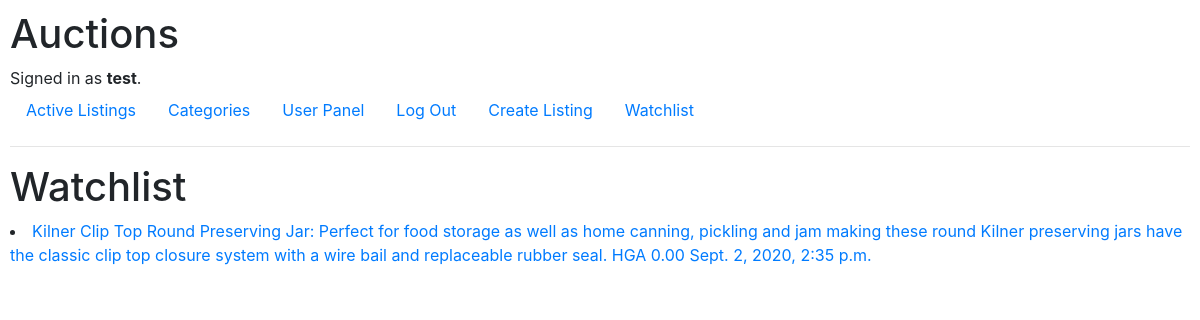
Screenshot of /watchlist (signed in) with the database file from the repository.
### auctions/models.py (models this page shows, shortened)
class User(AbstractUser):
    pass

class Auction(models.Model):
    MOTORS = "MOT"
    FASHINON = "FAS"
    ELECTRONICS = "ELE"
    COLLECTIBLES_ARTS = "ART"
    HOME_GARDES = "HGA"
    SPORTING_GOODS = "SPO"
    TOYS = "TOY"
    BUSSINES_INDUSTRIAL = "BUS"
    MUSIC = "MUS"
    CATEGORY = [
        (MOTORS, "Motors"),
        (FASHINON, "Fashion"),
        (ELECTRONICS, "Electronics"),
        (COLLECTIBLES_ARTS, "Collectibles & Art"),
        (HOME_GARDES, "Home & Garden"),
        (SPORTING_GOODS, "Sporting Goods"),
        (TOYS, "Toys"),
        (BUSSINES_INDUSTRIAL, "Business & Industrial"),
        (MUSIC, "Music"),
    ]
    seller = models.ForeignKey(User, on_delete=models.CASCADE)
    title = models.CharField(max_length=64, blank=False)
    description = models.TextField(blank=True)
    current_price = models.DecimalField(max_digits=11, decimal_places=2, default=0.0)
    category = models.CharField(max_length=3, choices=CATEGORY, default=MOTORS)
    image_url = models.URLField(blank=True)
    publication_date = models.DateTimeField(auto_now_add=True)
    closed = models.BooleanField(default=False)
    class Meta:
        verbose_name = "auction"
        verbose_name_plural = "auctions"

### auctions/views.py (the view, shortened to what this page needs)
# urls.py: path("watchlist", views.watchlist, name="watchlist"),
@login_required(login_url="auctions:login")
def watchlist(request):
    watchlist_auctions_ids = User.objects.get(id=request.user.id).watchlist.values_list("auction")
    watchlist_items = Auction.objects.filter(id__in=watchlist_auctions_ids, closed=False)
    return render(request, "auctions/watchlist.html", {
        "watchlist_items": watchlist_items
    })

### auctions/templates/auctions/watchlist.html
{% extends "auctions/layout.html" %}
{% block body %}
<h1>Watchlist</h1>
{% for auction in watchlist_items %}
    <li><a href="{% url 'auctions:listing_page' auction_id=auction.id %}"> {{ auction.title }}: {{ auction.description }} {{auction.category}} {{auction.current_price}} {{auction.publication_date}}</a></li>
{% empty %}
    No auctions yet
{% endfor %}
{% endblock %}

### auctions/templates/auctions/layout.html (shortened to what this page needs)
{% load static %}
<!DOCTYPE html>
<html lang="en">
    <head>
        <link rel="stylesheet" href="https://stackpath.bootstrapcdn.com/bootstrap/4.4.1/css/bootstrap.min.css">
        <link href="{% static 'auctions/styles.css' %}" rel="stylesheet">
    </head>
    <body>
        <h1>Auctions</h1>
        <div>
            {% if user.is_authenticated %}
                Signed in as <strong>{{ user.username }}</strong>.
            {% else %}
                Not signed in.
            {% endif %}
        </div>
        <ul class="nav">
            <li class="nav-item">
                <a class="nav-link" href="{% url 'auctions:index' %}">Active Listings</a>
            </li>
            <li class="nav-item">
                <a class="nav-link" href="{% url 'auctions:categories' %}">Categories</a>
            </li>
            {% if user.is_authenticated %}
                <li class="nav-item">
                    <a class="nav-link" href="{% url 'auctions:user_panel' %}">User Panel</a>
                </li>
                <li class="nav-item">
                    <a class="nav-link" href="{% url 'auctions:logout' %}">Log Out</a>
                </li>
                <li class="nav-item">
                    <a class="nav-link" href="{% url 'auctions:create_listing' %}">Create Listing</a>
                </li>
                <li class="nav-item">
                    <a class="nav-link" href="{% url 'auctions:watchlist' %}">Watchlist</a>
                </li>
            {% endif %}
        </ul>
        <hr>
        {% block body %}
        {% endblock %}
    </body>
</html>

### auctions/static/auctions/styles.css (style rules this page uses)
body { padding: 10px; }

### rows the page displays
User: username "test"
Auction: title "Kilner Clip Top Round Preserving Jar", description "Perfect for food storage as well as home canning, pickling and jam making these round Kilner preserving jars have the classic clip top closure system with a wire bail and replaceable rubber seal.", category "HGA", current_price "0.00", publication_date "Sept. 2, 2020, 2:35 p.m."
